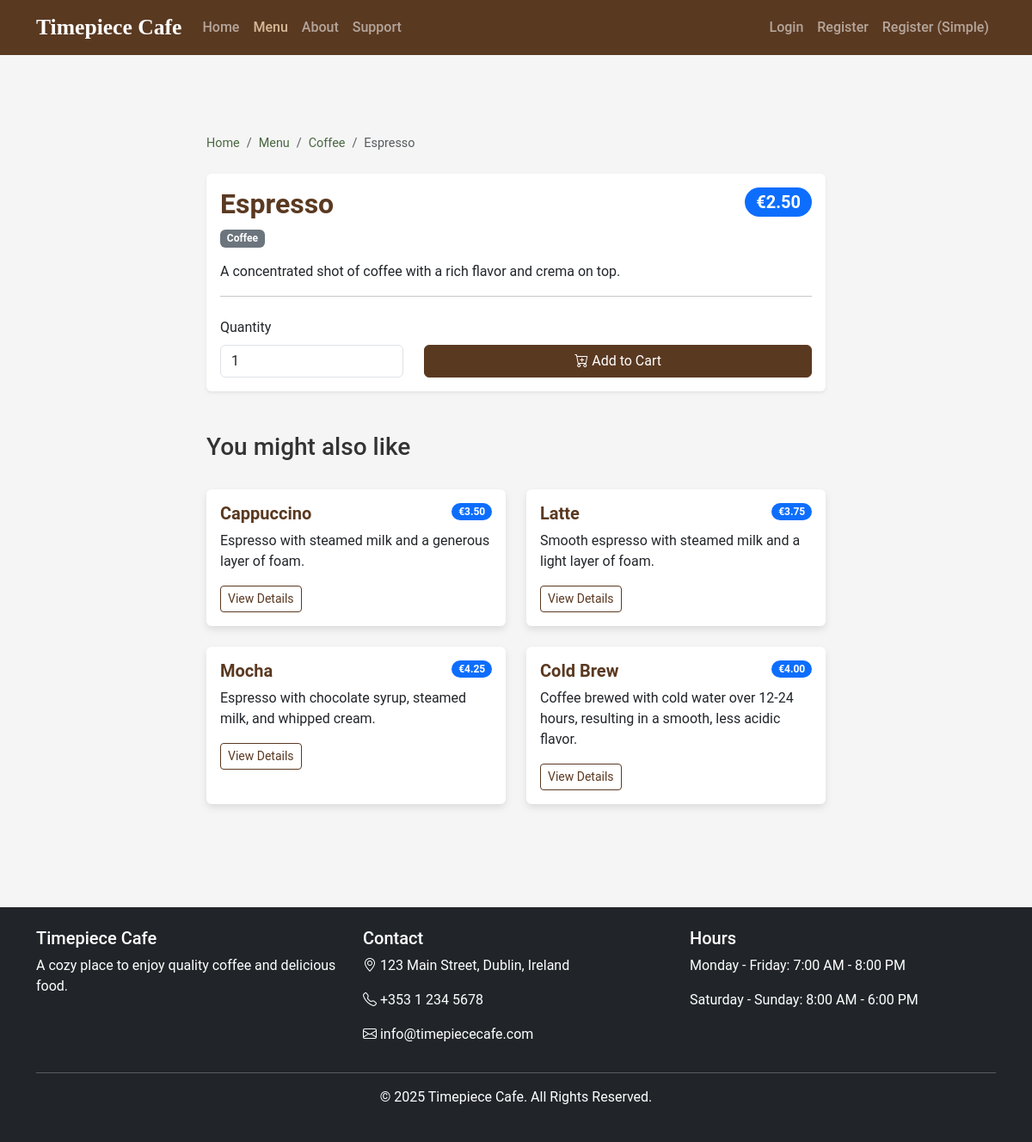
Page /menu/item/1/ on the committed database.
### cafe/models.py (models this page shows, shortened)
class MenuItem(models.Model):
    name = models.CharField(max_length=100)
    description = models.TextField()
    price = models.DecimalField(max_digits=6, decimal_places=2)  # Price tracking for sales and ordering
    image = models.ImageField(upload_to='menu_items/', blank=True, null=True)  # Supporting visual menu display requirement
    category = models.ForeignKey(Category, on_delete=models.CASCADE, related_name='menu_items')  # Hierarchical organization
    is_available = models.BooleanField(default=True)  # Supports inventory management requirement
    created_at = models.DateTimeField(auto_now_add=True)  # Audit trail for menu changes
    updated_at = models.DateTimeField(auto_now=True)

class Category(models.Model):
    name = models.CharField(max_length=100)
    description = models.TextField(blank=True, null=True)
    class Meta:
        verbose_name_plural = "Categories"

### cafe/views.py (the view)
# urls.py: path('menu/item/<int:item_id>/', views.menu_item_detail, name='menu_item_detail'),  # Detailed item view
def menu_item_detail(request, item_id):
    menu_item = get_object_or_404(MenuItem, id=item_id, is_available=True)
    related_items = MenuItem.objects.filter(category=menu_item.category, is_available=True).exclude(id=item_id)[:4]
    context = {
        'menu_item': menu_item,
        'related_items': related_items
    }
    return render(request, 'cafe/menu_item_detail.html', context)

### templates/cafe/menu_item_detail.html (shortened to what this page needs)
{% extends 'base.html' %}  {% block content %}
<div class="container py-5">
  <div class="row">
    <div class="col-md-8 mx-auto">
      <nav aria-label="breadcrumb" class="mb-4">
        <ol class="breadcrumb">
          <li class="breadcrumb-item">
            <a href="{% url 'cafe:home' %}">Home</a>
          </li>
          <li class="breadcrumb-item">
            <a href="{% url 'cafe:menu' %}">Menu</a>
          </li>
          <li class="breadcrumb-item">
            <a href="{% url 'cafe:menu_category' menu_item.category.id %}"
              >{{ menu_item.category.name }}</a
            >
          </li>
          <li class="breadcrumb-item active" aria-current="page">
            {{ menu_item.name }}
          </li>
        </ol>
      </nav>
      <div class="card shadow-sm">
        <div class="row g-0">
          <div class="col-md-{% if menu_item.image %}8{% else %}12{% endif %}">
            <div class="card-body">
              <div
                class="d-flex justify-content-between align-items-start mb-2"
              >
                <h1 class="card-title h2 mb-0">{{ menu_item.name }}</h1>
                <span class="badge bg-primary rounded-pill fs-5"
                  >€{{ menu_item.price }}</span
                >
              </div>
              <div class="mb-3">
                <span class="badge bg-secondary"
                  >{{ menu_item.category.name }}</span
                >
              </div>
              <p class="card-text">{{ menu_item.description }}</p>
              <hr />
              <form
                method="post"
                action="{% url 'cafe:add_to_cart' menu_item.id %}"
                class="mt-4"
              >
                <div class="row align-items-end">
                  <div class="col-md-4">
                    <label for="quantity" class="form-label">Quantity</label>
                    <input
                      type="number"
                      name="quantity"
                      id="quantity"
                      min="1"
                      value="1"
                      class="form-control"
                    />
                  </div>
                  <div class="col-md-8">
                    <button type="submit" class="btn btn-primary w-100">
                      <i class="bi bi-cart-plus"></i> Add to Cart
                    </button>
                  </div>
                </div>
              </form>
            </div>
          </div>
        </div>
      </div>
      {% if related_items %}
      <div class="mt-5">
        <h3>You might also like</h3>
        <div class="row row-cols-1 row-cols-md-2 g-4 mt-2">
          {% for item in related_items %}
          <div class="col">
            <div class="card h-100">
              <div class="card-body">
                <div class="d-flex justify-content-between align-items-start">
                  <h5 class="card-title">{{ item.name }}</h5>
                  <span class="badge bg-primary rounded-pill"
                    >€{{ item.price }}</span
                  >
                </div>
                <p class="card-text">
                  {{ item.description|truncatechars:100 }}
                </p>
                <a
                  href="{% url 'cafe:menu_item_detail' item.id %}"
                  class="btn btn-outline-primary btn-sm"
                  >View Details</a
                >
              </div>
            </div>
          </div>
          {% endfor %}
        </div>
      </div>
      {% endif %}
    </div>
  </div>
</div>
{% endblock %}

### templates/base.html (shortened to what this page needs)
<!DOCTYPE html>
<html lang="en">
  <head>
    <link
      href="https://cdn.jsdelivr.net/npm/bootstrap@5.3.0/dist/css/bootstrap.min.css"
      rel="stylesheet"
    />
    <link
      rel="stylesheet"
      href="https://cdn.jsdelivr.net/npm/bootstrap-icons@1.10.0/font/bootstrap-icons.css"
    />
    {% load static %}
    <link rel="stylesheet" href="{% static 'css/style.css' %}" />
  </head>
  <body>
    <header>
      <nav class="navbar navbar-expand-lg navbar-dark bg-dark">
        <div class="container">
          <a class="navbar-brand" href="{% url 'cafe:home' %}"
            >Timepiece Cafe</a
          >
          <div class="collapse navbar-collapse" id="navbarNav">
            <ul class="navbar-nav me-auto">
              <li class="nav-item">
                <a
                  class="nav-link {% if request.path == '/' %}active{% endif %}"
                  href="{% url 'cafe:home' %}"
                  >Home</a
                >
              </li>
              <li class="nav-item">
                <a
                  class="nav-link {% if 'menu' in request.path %}active{% endif %}"
                  href="{% url 'cafe:menu' %}"
                  >Menu</a
                >
              </li>
              <li class="nav-item">
                <a
                  class="nav-link {% if 'about' in request.path %}active{% endif %}"
                  href="{% url 'cafe:about' %}"
                  >About</a
                >
              </li>
              <li class="nav-item">
                <a
                  class="nav-link {% if 'support' in request.path %}active{% endif %}"
                  href="{% url 'cafe:support_request_list' %}"
                  >Support</a
                >
              </li>
            </ul>
            <ul class="navbar-nav">
              {% if user.is_authenticated %}
              <li class="nav-item dropdown">
                <a
                  class="nav-link dropdown-toggle"
                  href="#"
                  id="navbarDropdown"
                  role="button"
                  data-bs-toggle="dropdown"
                  aria-expanded="false"
                >
                  <i class="bi bi-person-circle"></i> {{ user.username }}
                </a>
                <ul
                  class="dropdown-menu dropdown-menu-end"
                  aria-labelledby="navbarDropdown"
                >
                  <li><a class="dropdown-item" href="#">My Orders</a></li>
                  <li><a class="dropdown-item" href="#">Profile</a></li>
                  <li>
                    <a
                      class="dropdown-item"
                      href="{% url 'cafe:support_request_list' %}"
                      >My Support Tickets</a
                    >
                  </li>
                  <li>
                    <hr class="dropdown-divider" />
                  </li>
                  <li>
                    <a class="dropdown-item" href="{% url 'logout' %}"
                      >Logout</a
                    >
                  </li>
                </ul>
              </li>
              {% else %}
              <li class="nav-item">
                <a class="nav-link" href="{% url 'login' %}">Login</a>
              </li>
              <li class="nav-item">
                <a class="nav-link" href="{% url 'cafe:register_direct' %}"
                  >Register</a
                >
              </li>
              <li class="nav-item">
                <a class="nav-link" href="{% url 'cafe:register_simple' %}"
                  >Register (Simple)</a
                >
              </li>
              {% endif %}
            </ul>
          </div>
        </div>
      </nav>
    </header>
    <main class="container py-4">
       {% block content %}{% endblock %}
    </main>
    <footer class="bg-dark text-white py-4 mt-5">
      <div class="container">
        <div class="row">
          <div class="col-md-4">
            <h5>Timepiece Cafe</h5>
            <p>A cozy place to enjoy quality coffee and delicious food.</p>
          </div>
          <div class="col-md-4">
            <h5>Contact</h5>
            <address>
              <p>
                <i class="bi bi-geo-alt"></i> 123 Main Street, Dublin, Ireland
              </p>
              <p><i class="bi bi-telephone"></i> +353 1 234 5678</p>
              <p><i class="bi bi-envelope"></i> info@timepiececafe.com</p>
            </address>
          </div>
          <div class="col-md-4">
            <h5>Hours</h5>
            <p>Monday - Friday: 7:00 AM - 8:00 PM</p>
            <p>Saturday - Sunday: 8:00 AM - 6:00 PM</p>
          </div>
        </div>
        <hr />
        <div class="text-center">
          <p>&copy; {% now "Y" %} Timepiece Cafe. All Rights Reserved.</p>
        </div>
      </div>
    </footer>
  </body>
</html>

### static/css/style.css (style rules this page uses)
:root { --primary-color: #5a3921; --secondary-color: #d4b996; --accent-color: #e09f3e; --light-color: #f8f9fa; --dark-color: #343a40; }
body { font-family: "Roboto", sans-serif; background-color: #f5f5f5; color: #333; }
.navbar-dark { background-color: var(--primary-color) !important; }
.navbar-brand { font-family: "Playfair Display", serif; font-weight: bold; font-size: 1.6rem; }
.nav-link { font-weight: 500; }
.nav-link.active { color: var(--secondary-color) !important; }
footer { background-color: var(--primary-color) !important; }
.card { border: none; box-shadow: 0 4px 8px rgba(0, 0, 0, 0.1); transition: transform 0.3s ease; }
.card-title { color: var(--primary-color); font-weight: 600; }
.btn-primary { background-color: var(--primary-color); border-color: var(--primary-color); }
.btn-outline-primary { color: var(--primary-color); border-color: var(--primary-color); }
.breadcrumb { margin: 20px 0; font-size: 0.9rem; }
.breadcrumb a { color: #4a6741; text-decoration: none; }

### rows in the picture
MenuItem: category.name "Coffee", name "Espresso", price "2.50", description "A concentrated shot of coffee with a rich flavor and crema on top."
MenuItem: name "Cappuccino", price "3.50", description "Espresso with steamed milk and a generous layer of foam."
MenuItem: name "Latte", price "3.75", description "Smooth espresso with steamed milk and a light layer of foam."
MenuItem: name "Mocha", price "4.25", description "Espresso with chocolate syrup, steamed milk, and whipped cream."
MenuItem: name "Cold Brew", price "4.00", description "Coffee brewed with cold water over 12-24 hours, resulting in a smooth, less acidic flavor."
